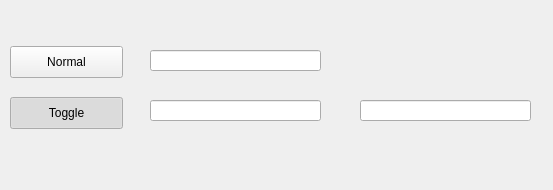
<?xml version="1.0" encoding="UTF-8"?>
<ui version="4.0">
 <class>Form</class>
 <widget class="QWidget" name="Form">
  <property name="geometry">
   <rect>
    <x>0</x>
    <y>0</y>
    <width>553</width>
    <height>190</height>
   </rect>
  </property>
  <property name="windowTitle">
   <string>Form</string>
  </property>
  <widget class="QPushButton" name="pushButton">
   <property name="geometry">
    <rect>
     <x>10</x>
     <y>46</y>
     <width>113</width>
     <height>32</height>
    </rect>
   </property>
   <property name="text">
    <string>Normal</string>
   </property>
  </widget>
  <widget class="QLineEdit" name="lineEdit">
   <property name="geometry">
    <rect>
     <x>150</x>
     <y>50</y>
     <width>171</width>
     <height>21</height>
    </rect>
   </property>
  </widget>
  <widget class="QLineEdit" name="lineEdit_2">
   <property name="geometry">
    <rect>
     <x>150</x>
     <y>100</y>
     <width>171</width>
     <height>21</height>
    </rect>
   </property>
  </widget>
  <widget class="QPushButton" name="pushButton_2">
   <property name="geometry">
    <rect>
     <x>10</x>
     <y>97</y>
     <width>113</width>
     <height>32</height>
    </rect>
   </property>
   <property name="text">
    <string>Toggle</string>
   </property>
   <property name="checkable">
    <bool>true</bool>
   </property>
   <property name="checked">
    <bool>true</bool>
   </property>
  </widget>
  <widget class="QLineEdit" name="lineEdit_3">
   <property name="geometry">
    <rect>
     <x>360</x>
     <y>100</y>
     <width>171</width>
     <height>21</height>
    </rect>
   </property>
  </widget>
 </widget>
 <tabstops>
  <tabstop>pushButton</tabstop>
  <tabstop>lineEdit</tabstop>
  <tabstop>pushButton_2</tabstop>
  <tabstop>lineEdit_2</tabstop>
  <tabstop>lineEdit_3</tabstop>
 </tabstops>
 <resources/>
 <connections/>
</ui>
